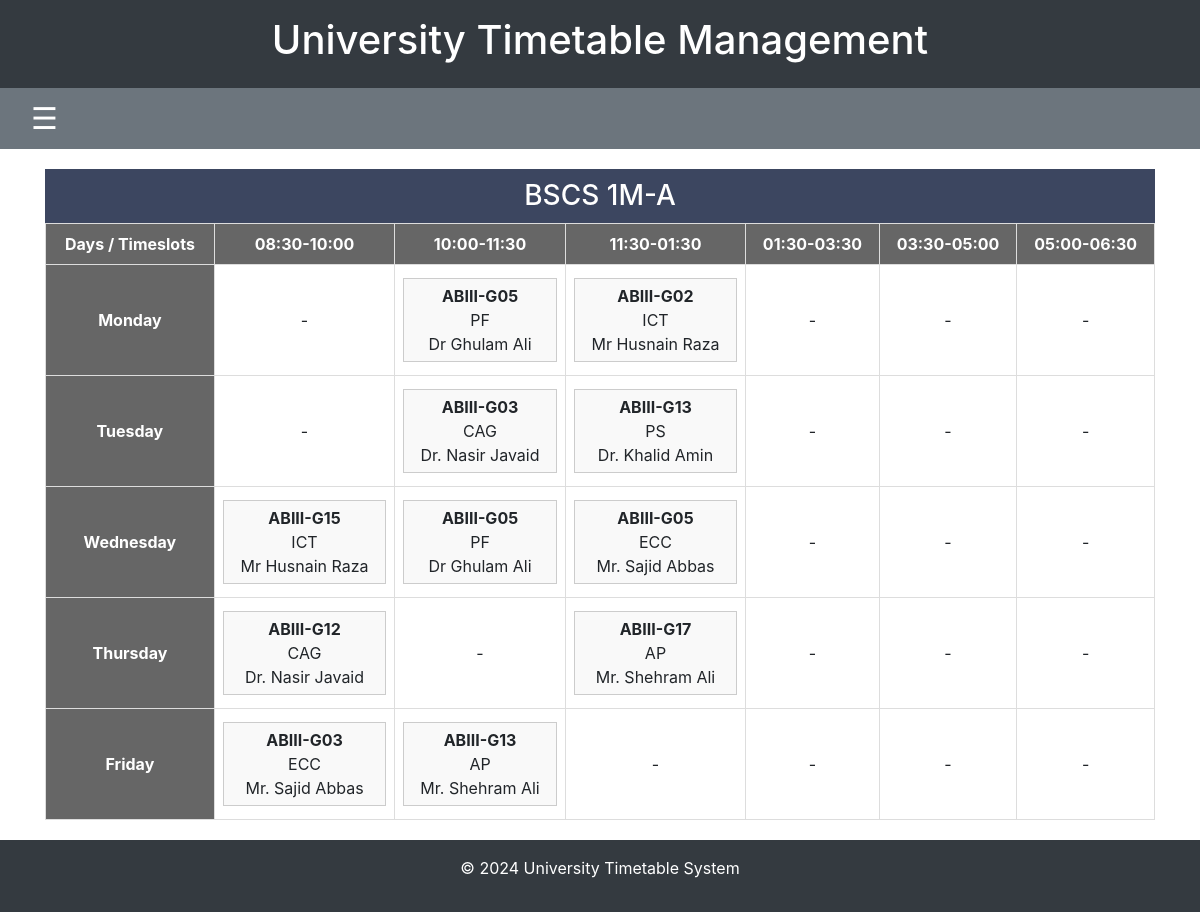
Screenshot of /class/timetable/1/ with the database file from the repository.
### timetable/models.py (models this page shows, shortened)
class Class(models.Model):
    name = models.CharField(max_length=100)
    section = models.CharField(max_length=10)  # Section field, e.g., 'M', 'E', etc.
    department = models.ForeignKey(Department, on_delete=models.CASCADE)
    semester = models.ForeignKey(Semester, on_delete=models.CASCADE)
    shift = models.ForeignKey(Shift, on_delete=models.CASCADE)  # New shift field

class Semester(models.Model):
    name = models.CharField(max_length=50)

class Timeslot(models.Model):
    slot = models.CharField(max_length=20)
    category = models.CharField(max_length=20, null=True, blank=True)
    shift = models.ForeignKey(Shift, on_delete=models.CASCADE)  # New shift field

class Day(models.Model):
    name = models.CharField(max_length=10)

class Room(models.Model):
    name = models.CharField(max_length=10)

class Course(models.Model):
    course_code = models.CharField(max_length=20)
    short_name = models.CharField(max_length=100)
    full_name = models.CharField(max_length=200)
    credit_hours = models.CharField(max_length=200)
    lab_crh = models.IntegerField(default=0)  # New field for lab credit hours
    pre_req = models.CharField(max_length=200, blank=True, null=True)  # New field for prerequisites
    category = models.CharField(max_length=100)

class Teacher(models.Model):
    name = models.CharField(max_length=100)
    phone_number = models.CharField(max_length=12, null=True, blank=True)  # Phone number can be null
    gmail = models.EmailField(null=True, blank=True)  # Gmail field is optional

### timetable/views.py (the view)
# urls.py: path('class/timetable/<int:class_id>/', views.class_timetable_view, name='class_timetable'),
def class_timetable_view(request, class_id):
    selected_class = Class.objects.get(id=class_id)
    selected_department_id = selected_class.department.id  # Get the department of the selected class
    days = Day.objects.all()
    timeslots = Timeslot.objects.all()
    timetable_data = []
    for day in days:
        day_row = {'day': day.name, 'slots': []}
        for timeslot in timeslots:
            schedules = Schedule.objects.filter(
                course_assignment__class_assigned=selected_class,
                day=day,
                timeslot=timeslot
            )
            if schedules.exists():
                slot_data = []
                for schedule in schedules:
                    slot_data.append({
                        'room_name': schedule.room.name,
                        'course_name': schedule.course_assignment.course.short_name,  # Use short name
                        'teacher_name': schedule.course_assignment.teacher.name if schedule.course_assignment.teacher else 'TBA',
                        'course_type': 'Lab' if schedule.course_assignment.type == 'Lab' else 'Lecture'  # Check course type
                    })
                day_row['slots'].append(slot_data)
            else:
                day_row['slots'].append([])  # Empty slot
        timetable_data.append(day_row)
    context = {
        'selected_class': selected_class,
        'days': days,
        'timeslots': timeslots,
        'timetable_data': timetable_data,
        'selected_department_id': selected_department_id,  # Add the selected department
    }
    return render(request, 'timetable/class_timetable.html', context)

### timetable/templates/timetable/class_timetable.html (shortened to what this page needs)
{% extends 'timetable/base.html' %}
{% block content %}
<h3 class="day-bar text-center">{{ selected_class.name }} {{ selected_class.semester.name }}{{ selected_class.section }}</h3>
<table class="timetable-table">
    <thead>
        <tr>
            <th>Days / Timeslots</th>
            {% for timeslot in timeslots %}
                <th>{{ timeslot.slot }}</th>
            {% endfor %}
        </tr>
    </thead>
    <tbody>
        {% for day_row in timetable_data %}
        <tr>
            <td class="room-cell"><br>{{ day_row.day }}<br><br></td>
            {% for slot in day_row.slots %}
                <td>
                    {% if slot %}
                        {% for entry in slot %}
                            <div class="schedule-info">
                                <strong>{{ entry.room_name }}</strong><br>
                                {{ entry.course_name }} <br>
                                {% if entry.course_type == "Lab" %}
                            <strong>LAB</strong>
                                {% else %}
                                    {{ entry.teacher_name }}
                                {% endif %}
                            </div>
                        {% endfor %}
                    {% else %}
                        -
                    {% endif %}
                </td>
            {% endfor %}
        </tr>
        {% endfor %}
    </tbody>
</table>
{% endblock %}

### timetable/static/css/styles.css (style rules this page uses)
html, body { height: 100%; margin: 0; display: flex; flex-direction: column; }

### timetable/templates/timetable/base.html (style rules this page uses)
html, body { height: 100%; margin: 0; padding: 0; }

### timetable/templates/timetable/class_timetable.html (style rules this page uses)
.timetable-table { width: 100%; border-collapse: collapse; margin-bottom: 20px; }
.timetable-table th, .timetable-table td { border: 1px solid #ddd; padding: 8px; text-align: center; }
h3.day-bar { background-color: #3c4660; color: #ffffff; margin-bottom: 0; padding: 10px; }
.timetable-table th { background-color: #666666; color: #ffffff; }
.room-cell { font-weight: bold; background-color: #666666; color: #ffffff; }
.schedule-info { margin: 5px 0; padding: 5px; border: 1px solid #ccc; background-color: #f9f9f9; }

### rows the page displays
Class: name "BSCS", semester.name "1", section "M-A"
Timeslot: slot "08:30-10:00"
Timeslot: slot "10:00-11:30"
Timeslot: slot "11:30-01:30"
Timeslot: slot "01:30-03:30"
Timeslot: slot "03:30-05:00"
Timeslot: slot "05:00-06:30"
Day: day "Monday"
Room: room_name "ABIII-G05" "ABIII-G05" "ABIII-G05"
Course: course_name "PF" "PF"
Teacher: teacher_name "Dr Ghulam Ali" "Dr Ghulam Ali"
Room: room_name "ABIII-G02"
Course: course_name "ICT" "ICT"
Teacher: teacher_name "Mr Husnain Raza" "Mr Husnain Raza"
Day: day "Tuesday"
Room: room_name "ABIII-G03" "ABIII-G03"
Course: course_name "CAG" "CAG"
Teacher: teacher_name "Dr. Nasir Javaid" "Dr. Nasir Javaid"
Room: room_name "ABIII-G13" "ABIII-G13"
Course: course_name "PS"
Teacher: teacher_name "Dr. Khalid Amin"
Day: day "Wednesday"
Room: room_name "ABIII-G15"
Course: course_name "ECC" "ECC"
Teacher: teacher_name "Mr. Sajid Abbas" "Mr. Sajid Abbas"
Day: day "Thursday"
Room: room_name "ABIII-G12"
Room: room_name "ABIII-G17"
Course: course_name "AP" "AP"
Teacher: teacher_name "Mr. Shehram Ali" "Mr. Shehram Ali"
Day: day "Friday"
